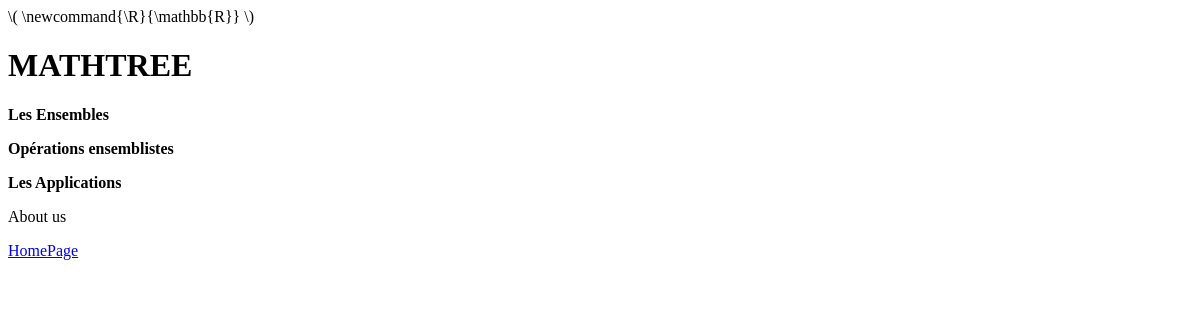
Before: /courses/Théorie Elementaire des Ensembles/exercises_view with the older database file.
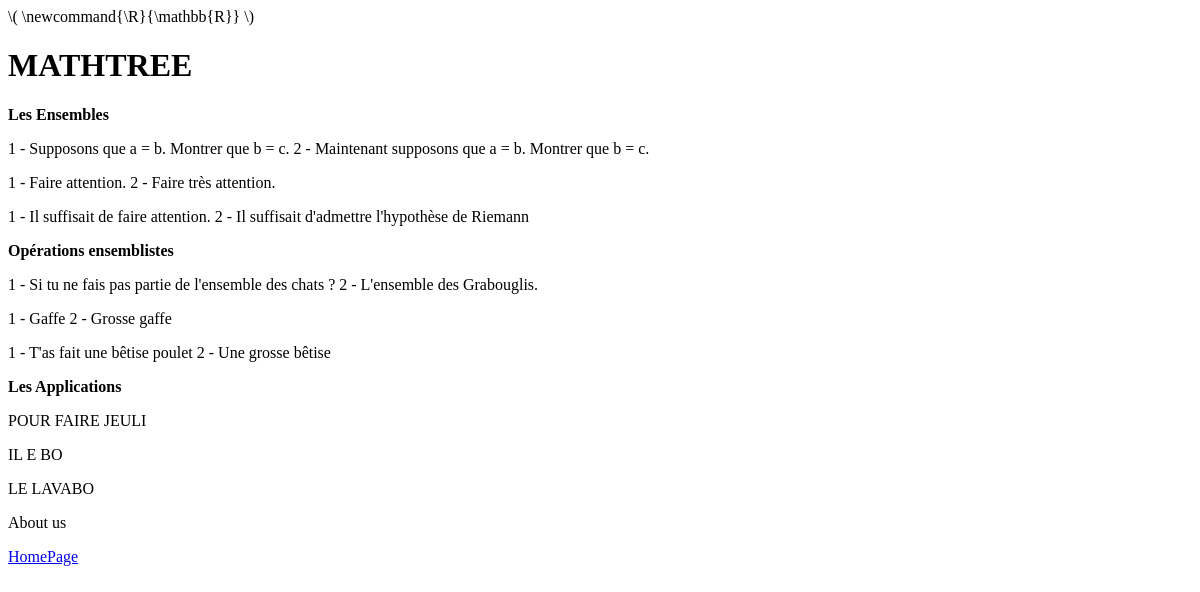
After: the same page with the newer database file.
### Courses/models.py (models this page shows, shortened)
class Chapter(models.Model) :
    index = models.IntegerField(default = -1)
    course = models.ForeignKey(Course, on_delete=models.CASCADE)
    name = models.CharField(max_length = big_number)
    description = models.TextField(default = "")
    '''
    @admin.display(
        boolean=True,
        ordering='index'
    )
    '''

class Exercise(models.Model) :
    chapter = models.ForeignKey(Chapter, on_delete=models.CASCADE)
    name = models.CharField(default = "name", max_length=big_number)
    difficulty = models.IntegerField(default = 1)
    questions = models.TextField(default = "")
    hints = models.TextField(default = "")
    solutions = models.TextField(default = "")

### Courses/views.py (the view)
# urls.py: path('<str:course_name>/exercises_view', views.exercises_view, name="exercises_view")
def exercises_view(request, course_name) :
    course = Course.objects.filter(name=course_name).first()
    return render(request, 'Courses/exercises_view.html', {"course" : course})

### Courses/templates/Courses/exercises_view.html
{% extends "HomePage/base.html" %}
{% block content %}
{% for chapter in course.chapter_set.all %}
<p><strong>{{chapter.name}}</strong></p>
{% for exercise in chapter.exercise_set.all %}
<p>{{exercise.questions}}</p>
<p>{{exercise.hints}}</p>
<p>{{exercise.solutions}}</p>
{% endfor %}
{% endfor %}
{% endblock %}

### HomePage/templates/HomePage/base.html (shortened to what this page needs)
<!DOCTYPE html>
<head>
</head>
<header>
    <h1>MATHTREE</h1>
</header>
<body>
    {% block content %}
    {% endblock %}
</body>
<footer>
<p>About us</p>
<a href="{% url 'home:home'%}">HomePage</a>
</footer>

Changed rows visible on the page:
added Exercise: questions "1 - Supposons que a = b. Montrer que b = c. 2 - Maintenant supposons que a = b. Montrer que b = c.", hints "1 - Faire attention. 2 - Faire très attention.", solutions "1 - Il suffisait de faire attention. 2 - Il suffisait d'admettre l'hypothèse de Riemann", shown under Chapter "Les Ensembles"
added Exercise: questions "1 - Si tu ne fais pas partie de l'ensemble des chats ? 2 - L'ensemble des Grabouglis.", hints "1 - Gaffe 2 - Grosse gaffe", solutions "1 - T'as fait une bêtise poulet 2 - Une grosse bêtise", shown under Chapter "Opérations ensemblistes"
added Exercise: questions "POUR FAIRE JEULI", hints "IL E BO", solutions "LE LAVABO", shown under Chapter "Les Applications"
